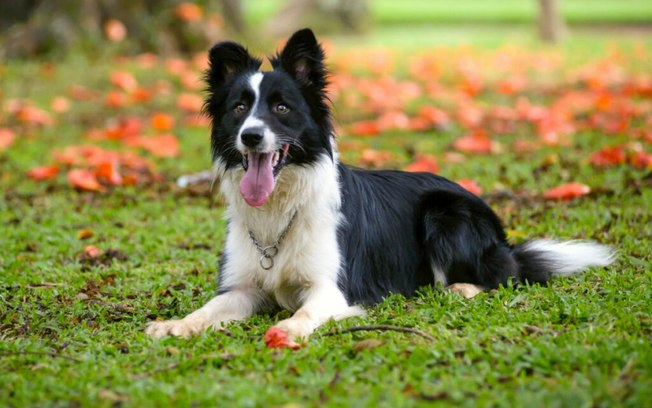
#> input picture imagens/Cachorro1.jpg, 652 x 408 px; its folder holds only this picture in this run
$ python 1_PreProcessamento.py
#> lines starting #> are read from the running program, lines starting #| are printed output that depends on the picture
import os
import cv2
import numpy as np

# Diretórios
dir_imagens = os.path.join(os.path.dirname(__file__), 'imagens')
dir_saida = os.path.join(os.path.dirname(__file__), 'preprocessadas')

os.makedirs(dir_saida, exist_ok=True)

# Parâmetros de pré-processamento
tamanho = (128, 128)
kernel_gauss = (5, 5)

def processar_imagem(nome_arquivo):
#> called with nome_arquivo = 'Cachorro1.jpg'
    caminho = os.path.join(dir_imagens, nome_arquivo)
    img = cv2.imread(caminho)
#> img is the input picture: shape (408, 652, 3); mean B, G, R 72.1, 132.7, 136
    if img is None:
        print(f"Falha ao carregar {nome_arquivo}")
        return

    # Redimensiona
    img_resized = cv2.resize(img, tamanho, interpolation=cv2.INTER_AREA)
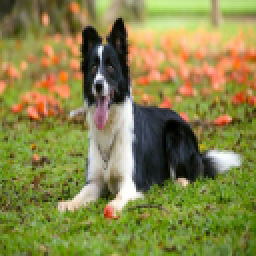
#> img_resized: shape (128, 128, 3) (shown 2 times larger); mean B, G, R 72.1, 132.7, 136

    # Converte para tons de cinza
    img_gray = cv2.cvtColor(img_resized, cv2.COLOR_BGR2GRAY)
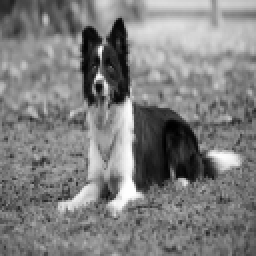
#> img_gray: shape (128, 128) (shown 2 times larger); min 0, max 255, mean 126.8

    # Aplica filtro Gaussiano
    img_blur = cv2.GaussianBlur(img_gray, kernel_gauss, 0)
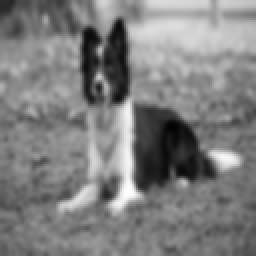
#> img_blur: shape (128, 128) (shown 2 times larger); min 2, max 254, mean 126.8

    # Equalização de histograma
    img_eq = cv2.equalizeHist(img_blur)
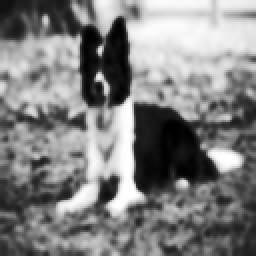
#> img_eq: shape (128, 128) (shown 2 times larger); min 0, max 255, mean 128.4

    # Salvamento
    nome_saida = os.path.splitext(nome_arquivo)[0] + '_pre.jpg'
    caminho_saida = os.path.join(dir_saida, nome_saida)
    cv2.imwrite(caminho_saida, img_eq)
    print(f"Processado e salvo: {nome_saida}")


def main():
    arquivos = [f for f in os.listdir(dir_imagens)
                if os.path.isfile(os.path.join(dir_imagens, f))
                and f.lower().endswith(('.jpg', '.jpeg', '.png'))]

    for arquivo in arquivos:
        processar_imagem(arquivo)


if __name__ == '__main__':
    main()

$ run again, on imagens/Gato2.jpg
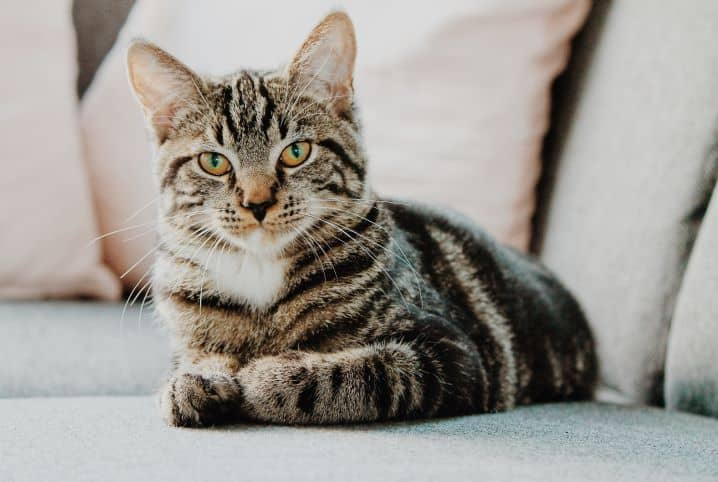
#> input picture imagens/Gato2.jpg, 718 x 482 px
#> in processar_imagem, img is the input picture: shape (482, 718, 3); mean B, G, R 147.3, 153.3, 157.5
#> in processar_imagem, `img_blur = cv2.GaussianBlur(img_gray, kernel_gauss, 0)`:
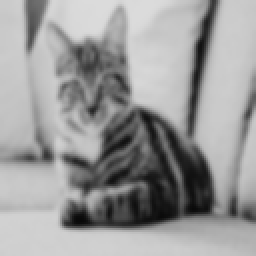
#> img_blur: shape (128, 128) (shown 2 times larger); min 8, max 219, mean 153.9
#> in processar_imagem, `img_eq = cv2.equalizeHist(img_blur)`:
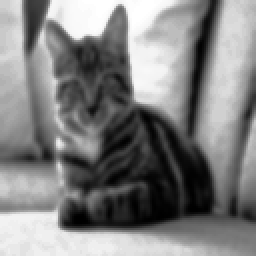
#> img_eq: shape (128, 128) (shown 2 times larger); min 0, max 255, mean 128.8

$ run again, on imagens/Cachorro2.jpg
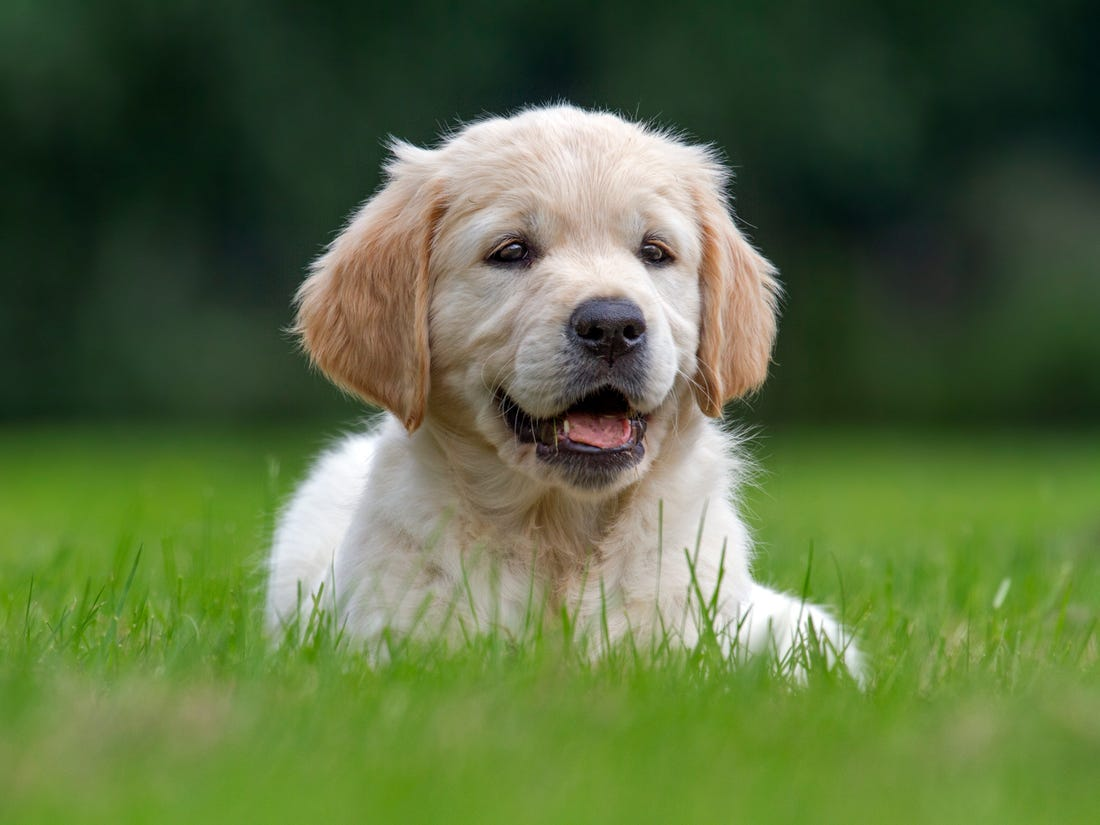
#> input picture imagens/Cachorro2.jpg, 1100 x 825 px
#> in processar_imagem, img is the input picture: shape (825, 1100, 3); mean B, G, R 64.9, 108, 89.4
#> in processar_imagem, `img_blur = cv2.GaussianBlur(img_gray, kernel_gauss, 0)`:
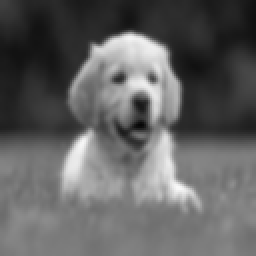
#> img_blur: shape (128, 128) (shown 2 times larger); min 6, max 249, mean 97.6
#> in processar_imagem, `img_eq = cv2.equalizeHist(img_blur)`:
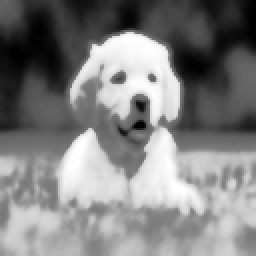
#> img_eq: shape (128, 128) (shown 2 times larger); min 0, max 255, mean 128.8

$ run again, on imagens/Cachorro3.jpg
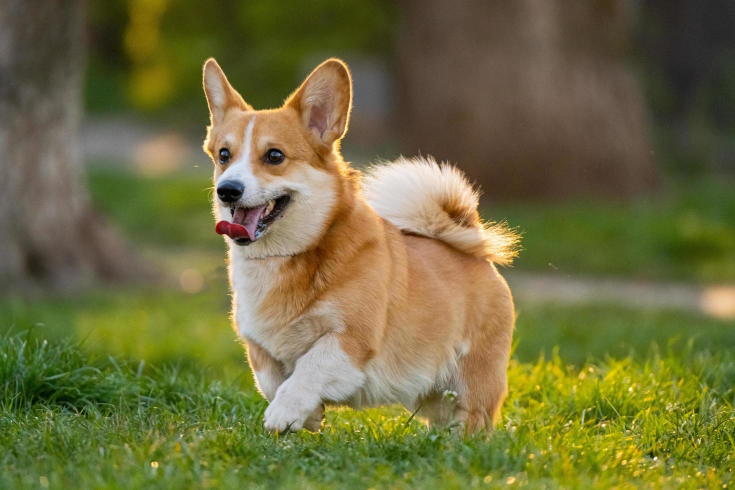
#> input picture imagens/Cachorro3.jpg, 1470 x 980 px (shown at 1/2 size)
#> in processar_imagem, img is the input picture: shape (980, 1470, 3); mean B, G, R 62, 109, 112
#> in processar_imagem, `img_blur = cv2.GaussianBlur(img_gray, kernel_gauss, 0)`:
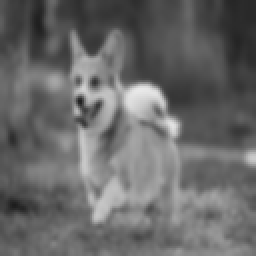
#> img_blur: shape (128, 128) (shown 2 times larger); min 29, max 232, mean 104.6
#> in processar_imagem, `img_eq = cv2.equalizeHist(img_blur)`:
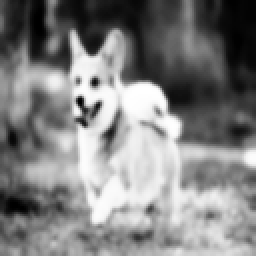
#> img_eq: shape (128, 128) (shown 2 times larger); min 0, max 255, mean 128.5
